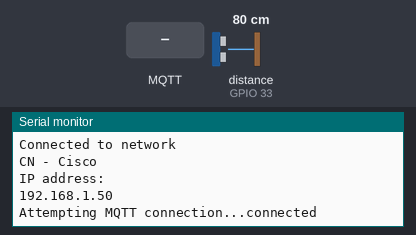
Recording of a sketch running on a simulated ESP32. On the bench: the last lines printed to the serial monitor. The inputs (shaded band) are chosen by the test bench; at power-on: distance to the obstacle (sensor on GPIO 33) 80 cm. The echo pulse lasts 58.3 µs per cm; WiFi joins after 1.5 s; servers stay silent unless stated; a WiFi scan finds three made-up networks; random numbers use the default seed unless the sketch sets one; no MQTT or app messages arrive unless stated.

Above: at 5.2 s.
5.3 s: MQTT message "1" arrives on the first subscribed topic
At 18.0 s:
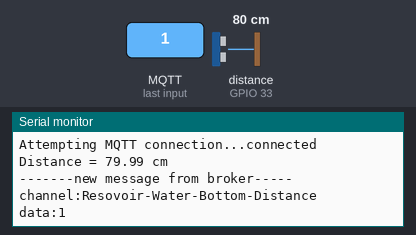
18.5 s: MQTT message "on" arrives on the first subscribed topic
At 30.8 s:
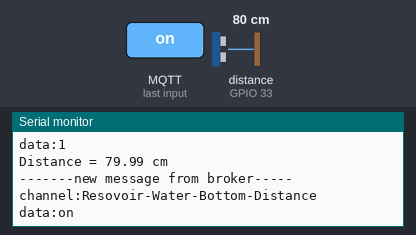
31.5 s: MQTT message "off" arrives on the first subscribed topic
At 43.5 s:
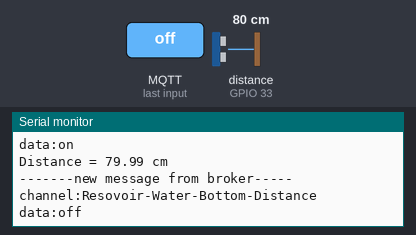

Measured:
- after the input at 5.3 s, the serial monitor: prints a new line after 11.8 s (image 1)
- after the input at 18.5 s, the serial monitor: prints a new line after 11.5 s (image 2)
- after the input at 31.5 s, the serial monitor: prints a new line after 11.5 s (image 3)

The sketch:

distance_compile.ino
```cpp
/* HC-SR04 ultrasonic distance sensor with NewPing library example code. More info: www.makerguides.com */
// Include the library:
#include <NewPing.h>

// Define pins and max distance:
#define trigPin  32
#define echoPin  33
#define MAX_DISTANCE 350 // Maximum distance we want to ping for (in centimeters). Maximum sensor distance is rated at 400-500cm.
NewPing sonar(trigPin, echoPin, MAX_DISTANCE); // NewPing setup of pins and maximum distance.
float duration, distance;


#include <SPI.h>
#include <WiFi.h>
const char* ssid = "CN - Cisco";
const char* password = "stifstof1";


#include <PubSubClient.h>

WiFiClient wifiClient;
PubSubClient client(wifiClient);

// Update these with values suitable for your network.

const char* mqtt_server = "159.89.3.14";
#define mqtt_port 1883
#define MQTT_USER "eapcfltj"
#define MQTT_PASSWORD "3EjMIy89qzVn"
#define MQTT_SERIAL_PUBLISH_CH "/icircuit/ESP32/serialdata/tx"
#define MQTT_SERIAL_RECEIVER_CH "Resovoir-Water-Bottom-Distance"

String translateEncryptionType(wifi_auth_mode_t encryptionType) {
  switch (encryptionType) {
    case (WIFI_AUTH_OPEN):
      return "Open";
    case (WIFI_AUTH_WEP):
      return "WEP";
    case (WIFI_AUTH_WPA_PSK):
      return "WPA_PSK";
    case (WIFI_AUTH_WPA2_PSK):
      return "WPA2_PSK";
    case (WIFI_AUTH_WPA_WPA2_PSK):
      return "WPA_WPA2_PSK";
    case (WIFI_AUTH_WPA2_ENTERPRISE):
      return "WPA2_ENTERPRISE";
  }
}

void scanNetworks() {
  int numberOfNetworks = WiFi.scanNetworks();
  Serial.print("Number of networks found: ");
  Serial.println(numberOfNetworks);

  for (int i = 0; i < numberOfNetworks; i++) {
    Serial.print("Network name: ");
    Serial.println(WiFi.SSID(i));

    Serial.print("Signal strength: ");
    Serial.println(WiFi.RSSI(i));

    Serial.print("MAC address: ");
    Serial.println(WiFi.BSSIDstr(i));

    Serial.print("Encryption type: ");
    String encryptionTypeDescription = translateEncryptionType(WiFi.encryptionType(i));
    Serial.println(encryptionTypeDescription);
    Serial.println("-----------------------");

  }
}

void connectToNetwork() {
  WiFi.begin(ssid, password);
  while (WiFi.status() != WL_CONNECTED) {
    delay(1000);
    Serial.println("Establishing connection to WiFi..");
  }
  Serial.println("Connected to network");
  Serial.println(ssid);
  Serial.println("IP address: ");
  Serial.println(WiFi.localIP());
}


void reconnect() {
  // Loop until we're reconnected
  while (!client.connected()) {
    Serial.print("Attempting MQTT connection...");
    // Create a random client ID
    String clientId = "ESP32Client-";
    clientId += String(random(0xffdd), HEX);
    // Attempt to connect
    if (client.connect(clientId.c_str())) {
      Serial.println("connected");
      //Once connected, publish an announcement...
      client.publish("/icircuit/presence/ESP32/", "hello world");
      // ... and resubscribe
      client.subscribe(MQTT_SERIAL_RECEIVER_CH);
    } else {
      Serial.print("failed, rc=");
      Serial.print(client.state());
      Serial.println(" try again in 5 seconds");
      // Wait 5 seconds before retrying
      delay(5000);
    }
  }
}

void callback(char* topic, byte *payload, unsigned int length) {
    Serial.println("-------new message from broker-----");
    Serial.print("channel:");
    Serial.println(topic);
    Serial.print("data:");
    Serial.write(payload, length);
    Serial.println();
}

void publishSerialData(const char *ch, char *serialData){
//  if (!client.connected()) {
//  reconnect();
//  }
  client.publish(ch, serialData);
}

void convertValuesAndPublish(String topic_str, float value){
  char data[32];
  sprintf(data, "%f", value);
  publishSerialData(topic_str.c_str(), data);
}

void setup()
{
  Serial.begin(115200);
  Serial.setTimeout(500);// Set time out for

  // setup_wifi();
  scanNetworks();
  connectToNetwork();

  client.setServer(mqtt_server, mqtt_port);
  client.setCallback(callback);
  reconnect();

}

void loop()
{
  client.loop();

//  digitalWrite(trigPin, LOW);
  delay(100); // Wait 100ms between pings (about 20 pings/sec). 29ms should be the shortest delay between pings.
//
//  duration = sonar.ping();
  int iterations = 100;
  duration = sonar.ping_median(iterations);
  distance = (duration / 2.0) * 0.0343;

  Serial.print("Distance = ");
  Serial.print(distance); // Distance will be 0 when out of set max range.
  Serial.println(" cm");

  convertValuesAndPublish("Tray-Water-Bottom-Distance", distance);

  delay(10000);                                    //recomended polling frequency 8sec..30sec
}
```
